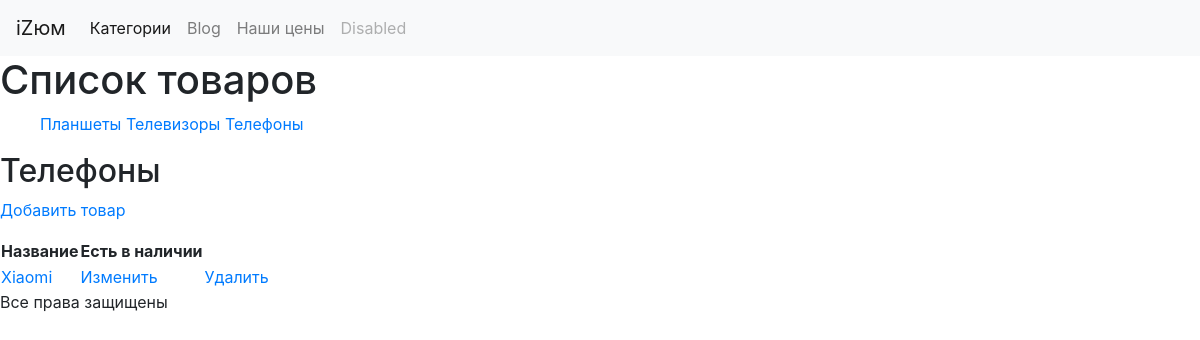
/goods/4/, run on an earlier commit of the app's database.
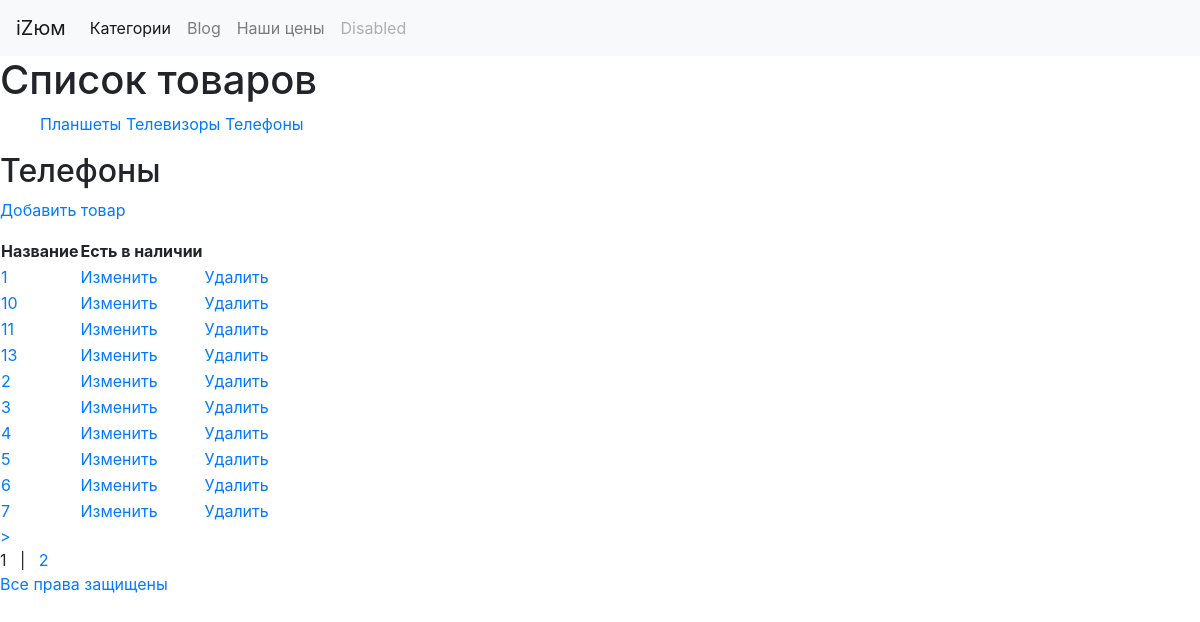
And on a later commit of the database.
### page/models.py (models this page shows, shortened)
class Category(models.Model):
    name = models.CharField(max_length=100, unique=True, verbose_name="Название")
    description = models.TextField(verbose_name="Описание")
    class Meta:
        verbose_name = 'Категория'
        verbose_name_plural = "Категории"

class Good(models.Model):
    name = models.CharField(max_length=100, unique=True, verbose_name="Название")
    in_stock = models.BooleanField(default=True, db_index=True, verbose_name="В наличии")
    category = models.ForeignKey(Category, null=True, blank=True, on_delete=models.SET_NULL, verbose_name="Категория")
    price = models.FloatField(default=0, verbose_name="Цена за единицу")
    description = models.TextField(default=" ", verbose_name="Описание товара")
    class Meta:
        ordering = ["-price", "name"]
        unique_together = ("category", "name", "price", "description")
        verbose_name = 'Товар'
        verbose_name_plural = "Товары"

### page/twviews.py (the view)
# urls.py: url(r'^(?:(?P<cat_id>\d+)/)?$', GoodListView.as_view(), name="index"),
class GoodListView(ListView, CategoryListMixin):
    template_name = "index.html"
    paginate_by = 10
    cat = None
    def get(self, request, *args, **kwargs):
        if (self.kwargs["cat_id"] == None):
            self.cat = Category.objects.first()
        else:
            self.cat = Category.objects.get(pk=self.kwargs["cat_id"])
        return super(GoodListView, self).get(request, *args, **kwargs)
    def get_context_data(self, **kwargs):
        context = super(GoodListView, self).get_context_data(**kwargs)
        context["category"] = self.cat
        return context
    def get_queryset(self):
        return Good.objects.filter(category=self.cat).order_by("name")

### page/twviews.py (called while the page is built)
    def get_context_data(self, **kwargs):
        context = super(CategoryListMixin, self).get_context_data(**kwargs)
        context["cats"] = Category.objects.order_by("name")
        return context

### templates/index.html (shortened to what this page needs)
{% extends "base.html" %}
{% block main %}
    <h2>{{category.name}}</h2>
<p> <a href="{% url "good_add" cat_id=category.id %}?page={{page_obj.number}}">Добавить товар</a> </p>
    <table>
        <tr>
            <th>Название</th>
            <th>Есть в наличии</th>
            <th>&nbsp;</th>
            <th>&nbsp;</th>
        </tr>
        {% for good in object_list %}
        <tr>
            <td>
                <a href="{% url "good" good_id=good.id %}?page={{page_obj.number}}"> {{good.name}}</a></td>
            <td class="centered"><a href="{%url "good_edit" good_id=good.id %}?page={{page_obj.number}}">Изменить</a></td>
            <td class="centered"><a href="{%url "good_delete" good_id=good.id %}?page={{page_obj.number}}">Удалить</a></td>
        </tr>
        {%endfor%}
    </table>
{% if paginator.num_pages > 1 %}
    <div id="pagination">
        {%if page_obj.has_next%}
            <div id="next-page"><a href="{%url "index" cat_id=category.pk%}?page={{page_obj.next_page_number}}">&gt;</a></div>
        {%endif%}
        <div id="num-page">
            {%for pn in paginator.page_range%}
                {%if not forloop.first%}
                    &nbsp;&nbsp;|&nbsp;&nbsp;
            {%endif%}
            {%if page_obj.number != pn%}
                <a href="{% url "index" cat_id=category.pk %}?page={{pn}}">
            {%endif%}
                {{pn}}
            {% if page_obj.number != pn %}
        </div>
            {%endif%}
            {%endfor%}
        </div>
    </div>
{%endif%}
{%endblock %}

### templates/base.html (shortened to what this page needs)
<!DOCTYPE html>
{% load staticfiles %}
<html lang="en">
<head>
    <link type="text/css" href="{%static "main.css" %}" rel="stylesheet">
    <link rel="stylesheet" href="https://stackpath.bootstrapcdn.com/bootstrap/4.1.3/css/bootstrap.min.css">
    <nav class="navbar navbar-expand-lg navbar-light bg-light">
  <a class="navbar-brand" href="{{index}}">iZюм</a>
  <div class="collapse navbar-collapse" id="navbarNavAltMarkup">
    <div class="navbar-nav">
      <a class="nav-item nav-link active" href="{{goods.category}}">Категории<span class="sr-only">(current)</span></a>
      <a class="nav-item nav-link" href="/blog/">Blog</a>
      <a class="nav-item nav-link" href="#">Наши цены</a>
      <a class="nav-item nav-link disabled" href="#">Disabled</a>
    </div>
  </div>
</nav>
</head>
<body>
<div id="header">
    <h1>Список товаров</h1>
</div>
<div id="leftmenu">
    <ul>
        {% for cat in cats %}
        {% url "index" cat_id=cat.id as cat_url %}
        <a href="{{cat_url }}">{{cat.name}}</a>
        {%endfor %}
    </ul>
</div>
<div id="main">
    {% block main %}
    {%endblock%}
</div>
<div id="footer">
    <p>Все права защищены</p>
</div>
</body>
</html>

What changed in the data, as far as the page shows it:
no longer on this page (row unchanged): Good: name "Xiaomi"
added Good: name "1"
added Good: name "10"
added Good: name "11"
added Good: name "13"
added Good: name "2"
added Good: name "3"
added Good: name "4"
added Good: name "5"
added Good: name "6"
added Good: name "7"
Also different on the page:
new list line: "1"
new list line: "| 2"
